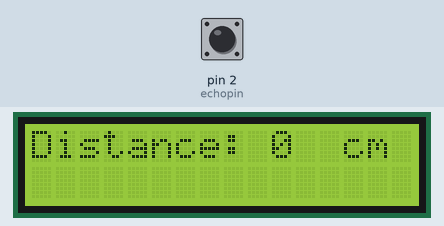
A sketch run on a simulated Arduino Uno, built with avr-gcc and run on an emulated ATmega328P. Parts: 16×2 character LCD. The inputs (shaded band) are chosen by the test bench; at power-on: pin 2 (echopin) LOW.

Above: at 1.6 s.
1.7 s: pin 2 (echopin) pulsed HIGH 5 times (0.12 s each, 0.3 s apart)
At 3.5 s:
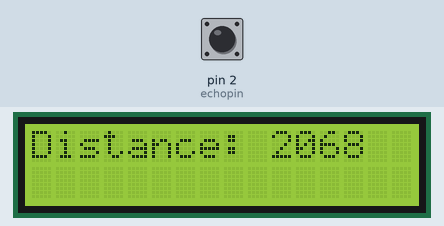
Timing chart, 0 to 5.0 s (numbered marks = the images above; inputs shaded):
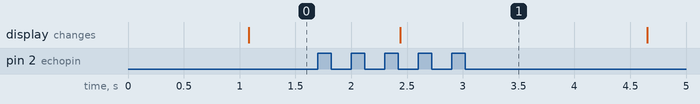

The sketch:

Telemtre_I2C.ino
```cpp
#define echopin  2 // echo pin
#define trigpin 3 // Trigger pin
long duration;
#include <Wire.h>
#include <LiquidCrystal_I2C.h>
int distanceCm, distanceInch;
// A4 SDA
//A5 SCL
LiquidCrystal_I2C lcd(0x3F,2,1,0,4,5,6,7);  // Set the LCD I2C address

void setup()
{
  lcd.begin (16,2); // for 16 x 2 LCD module
  lcd.setBacklightPin(3,POSITIVE);
  lcd.setBacklight(HIGH);

  pinMode (trigpin, OUTPUT);
  pinMode (echopin, INPUT );

  lcd.home ();
  Serial.begin(9600);
}

void loop()
{
  digitalWrite(trigpin,LOW);
  delayMicroseconds(2);

  digitalWrite(trigpin,HIGH);
  delayMicroseconds(10);

  duration=pulseIn (echopin,HIGH);

  distanceCm= duration/58;
  lcd.setCursor(0,0);
  lcd.print("Distance: ");
  lcd.print(distanceCm);
  lcd.print("  cm");
  delay(1200);

}
```

Measured:
- after the input at 1.7 s, the display: changes after 0.74 s (image 1)
